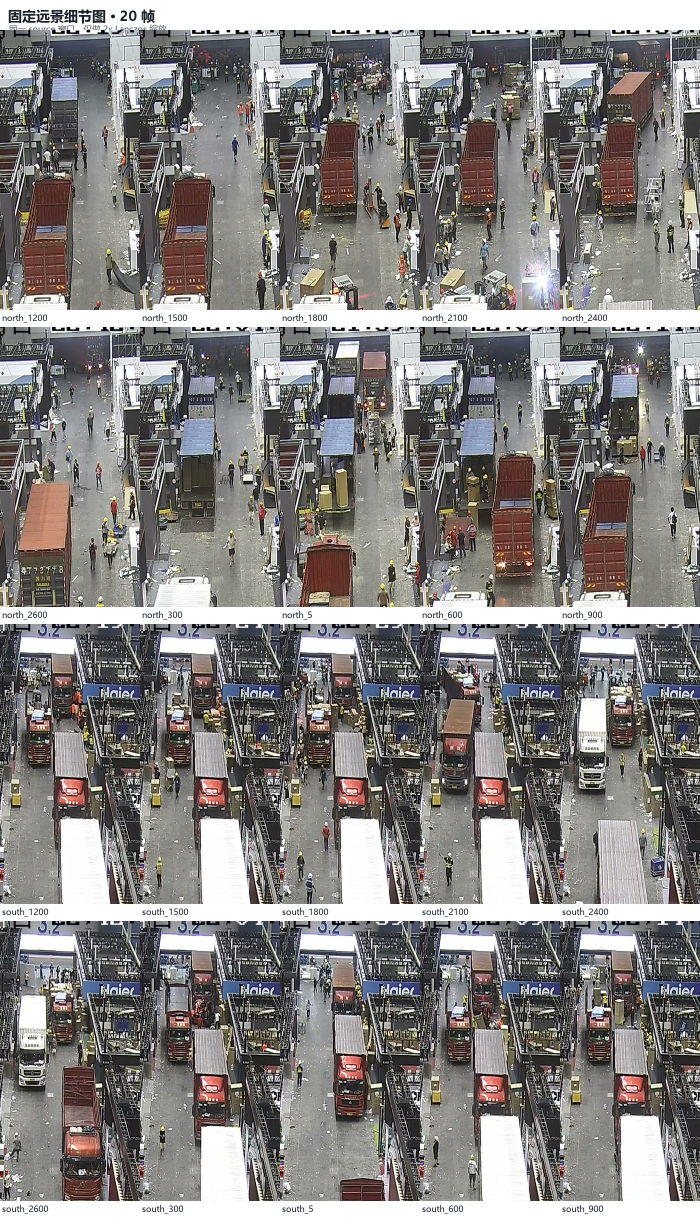
#> input picture accuracy/evidence/input_representation/detail_contact.jpg, 1400 x 2436 px (shown at 1/2 size)
$ python -i roofs.py   (imports and definitions only)
#> lines starting #> are read from the running program, lines starting #| are printed output that depends on the picture
"""Reference implementation of the adopted cargo-roof counting scheme.

The scheme has three deliberately separate layers:

1. the model returns *roof* boxes (cargo-box top, trailer top, or open top),
   grouped into vehicles, with ambiguous cab roofs parked in ``uncertain``;
2. a width-ratio absorption pass folds a narrow fragment (a second top segment
   of the same trailer) into the wide body it belongs to;
3. each surviving group is one physical cargo body, hence one vehicle.

Layer 2 needs roof boxes as input. A prompt that asks for whole-truck boxes has
already merged the fragment and body inside the model, so this post-processing
cannot repair that case.
"""

from __future__ import annotations

import json
import re
from pathlib import Path
from typing import Any

from PIL import Image


# The exact recipe that produced the published development-set counts. Runs
# record this string so "which scheme ran?" is answered by evidence, not memory.
ROOF_SCHEME_ID = "roof-count-v1/full+far55/lite-260915/absorb-0.55-0.15-0.02"
ROOF_PROMPT_VERSION = "roof-count-v1"

ROOF_SYSTEM = "You are a precise freight-truck counter. Answer with JSON only."

ROOF_PROMPT = """You are counting freight trucks in one camera view of a loading yard. Use ONLY visible top surfaces, cargo-box tops, trailer tops, and visible open-top edges.

Counting rule (applies to every image):
- Count each DISTINCT visible freight cargo body exactly once: a closed box trailer, a container mounted on a chassis, a tarp-covered trailer, or an open-top trailer/cargo bed.
- Do NOT require a tractor to be visible. A cargo body with no visible tractor still counts as ONE vehicle.
- Do NOT merge two separate cargo bodies because a cab is near them.
- A tractor cab is counted only when it is clearly a standalone tractor with no visible attached cargo body.
- If you cannot tell whether a cab belongs to a cargo body, put the cab roof in "uncertain"; never count it as an extra vehicle.
- Scan the whole image, including the far end and both sides of the aisle. Far, small, dark, or partially occluded cargo bodies still count when their top or open top edge is visible.
- Exclude forklifts, cars, vans, people, equipment, stacked goods, buildings.
- Each roof_bbox must tightly bound only the visible top surface or open-top edge.
- Do not invent fully hidden vehicles.

Return JSON only:
{"roofs":[{"roof_id":"R1","roof_bbox":[x1,y1,x2,y2],"roof_kind":"cab_roof|cargo_roof|trailer_roof|top_open|unknown"}],"vehicles":[{"vehicle_id":"V1","roof_ids":["R1"],"size":"large|medium|small|unknown"}],"uncertain":[{"group_id":"U1","roof_ids":["R2"]}],"count":0}
Every roof_id must appear exactly once across vehicles and uncertain. count must equal len(vehicles).

Image 1 is the full aisle view. Image 2 is the far (upper) part of the same frame, enlarged. Count the whole aisle once. Coordinates refer to image 1 (the full view), as fractions of image 1 width/height."""


# Absorption thresholds. The uncertain branch is intentionally looser because a
# cab roof may sit farther from the cargo top it might belong to.
WIDTH_RATIO_MAX = 0.55
X_GAP_FRACTION = 0.15
Y_GAP_MAX = 0.02
UNCERTAIN_WIDTH_RATIO_MAX = 0.60
UNCERTAIN_Y_GAP_MAX = 0.06

# The far end is where a plain full-frame call undercounts, so every model call
# sends the full frame plus the upper 55% enlarged to at least 1280 px wide.
FAR_FRACTION = 0.55
FAR_MIN_WIDTH = 1280


def far_crop(
    source: str | Path,
    dest: str | Path,
    *,
    frac: float = FAR_FRACTION,
    min_width: int = FAR_MIN_WIDTH,
) -> Path:
    """Crop the upper band of a frame and enlarge it to ``min_width``."""
#> called with dest = 'out.png', frac = 0.55, min_width = 1280
    target = Path(dest)
    with Image.open(source) as opened:
#> opened is the input picture: PIL image 1400x2436 RGB; mean R, G, B 133.4, 130.6, 128.9
        image = opened.convert("RGB")
        width, height = image.size
#> width = 1400; height = 2436
        crop = image.crop((0, 0, width, int(height * frac)))
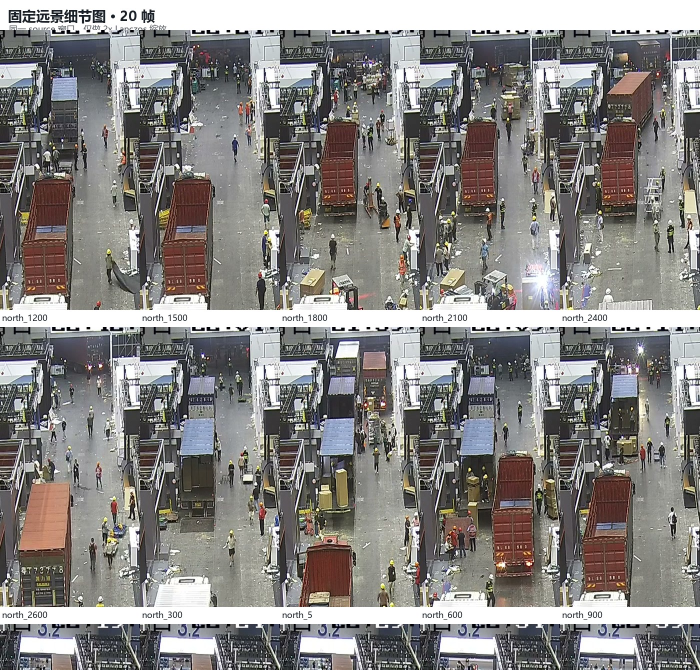
#> crop: PIL image 1400x1339 RGB (shown at 1/2 size); mean R, G, B 135, 132.5, 130.6
        ratio = min_width / crop.width if crop.width < min_width else 1.0
#> ratio = 1
        if ratio > 1:
            crop = crop.resize(
                (min_width, int(crop.height * ratio)), Image.Resampling.LANCZOS
            )
        target.parent.mkdir(parents=True, exist_ok=True)
        crop.save(target, quality=91, optimize=True)
    return target


# [70 lines left out: functions parse_payload, _union, roots_from_payload, not called in this run]


def _width(root: dict[str, Any]) -> float:
    return root["bbox"][2] - root["bbox"][0]


# [63 lines left out: functions _gaps, absorb, count_units, unit_summary, not called in this run]

>>> result = far_crop('../../../accuracy/evidence/input_representation/detail_contact.jpg', 'out.png')

$ run again, on accuracy/evidence/input_representation/errors_contact.jpg
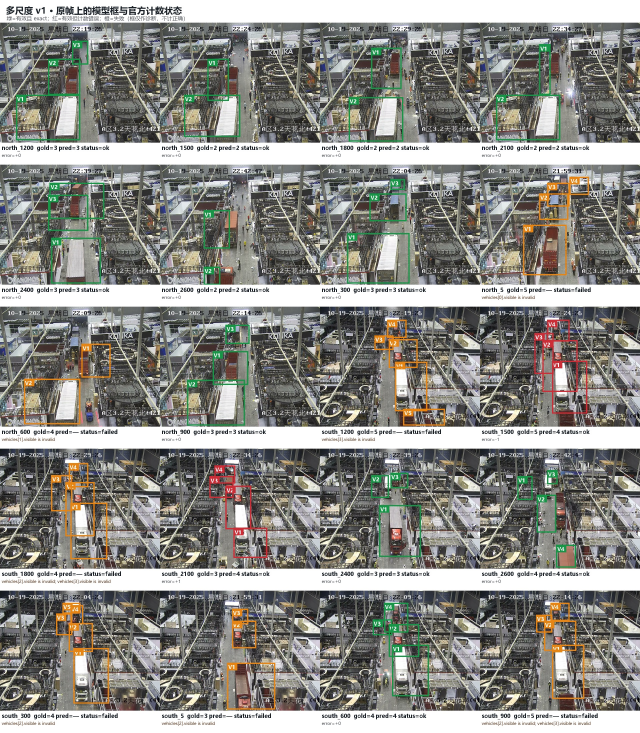
#> input picture accuracy/evidence/input_representation/errors_contact.jpg, 1920 x 2198 px (shown at 1/3 size)
#> in far_crop, opened is the input picture: PIL image 1920x2198 RGB; mean R, G, B 138, 137.5, 132.7
#> in far_crop, `crop = image.crop((0, 0, width, int(height * frac)))`:
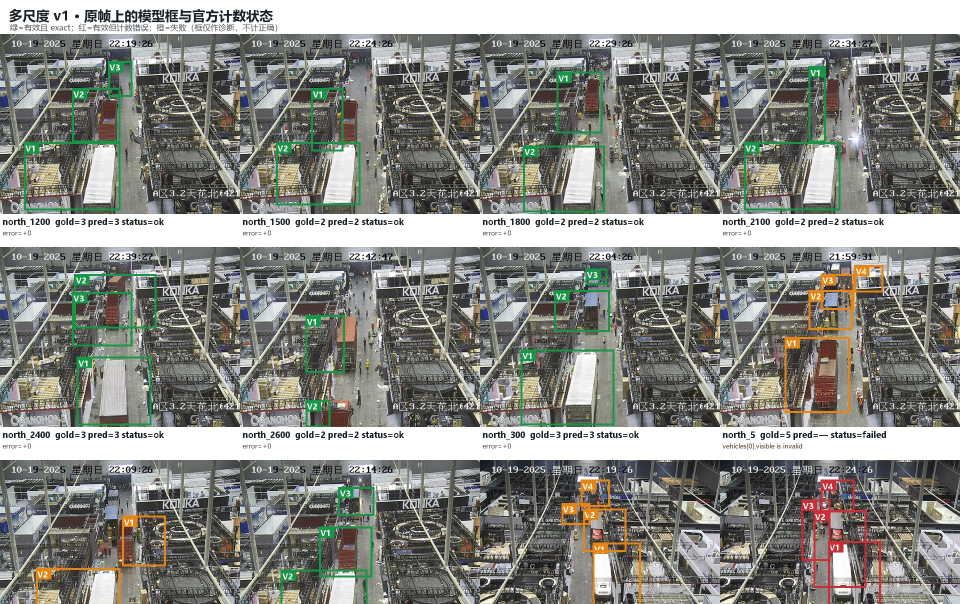
#> crop: PIL image 1920x1208 RGB (shown at 1/2 size); mean R, G, B 136.9, 137.7, 132.8

$ run again, on accuracy/evidence/input_representation/geometry_check.jpg
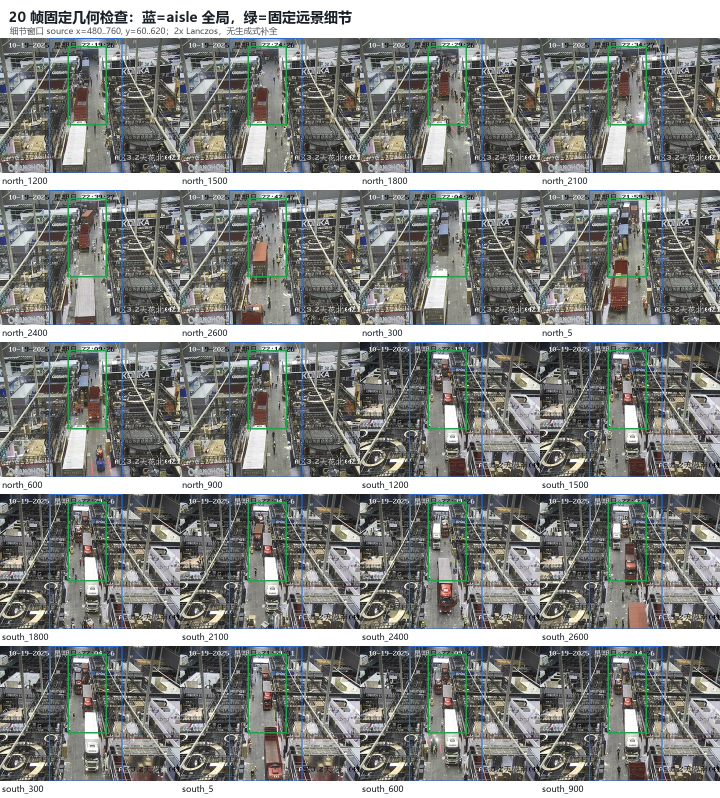
#> input picture accuracy/evidence/input_representation/geometry_check.jpg, 1440 x 1596 px (shown at 1/2 size)
#> in far_crop, opened is the input picture: PIL image 1440x1596 RGB; mean R, G, B 132.7, 134.7, 132.3
#> in far_crop, `crop = image.crop((0, 0, width, int(height * frac)))`:
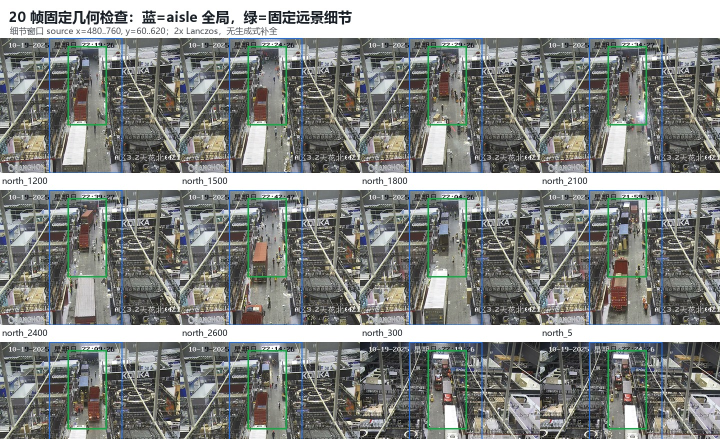
#> crop: PIL image 1440x877 RGB (shown at 1/2 size); mean R, G, B 134.5, 137.1, 134.4
